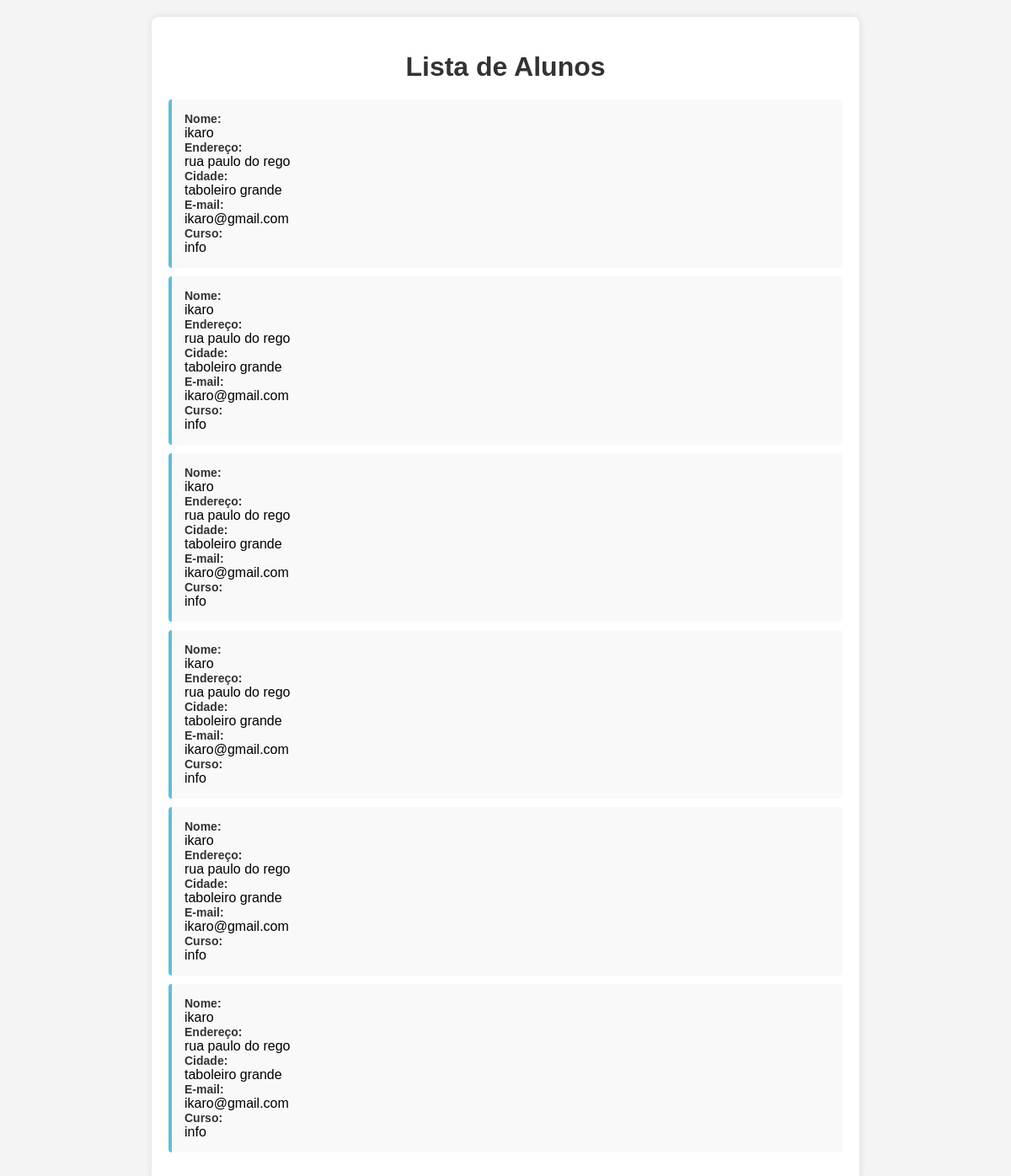
The app's page /alunos/listar/ with its own data.
### alunos/models.py (models this page shows, shortened)
class Aluno(models.Model):
    nome = models.CharField(max_length=100)
    endereco = models.CharField(max_length=200)
    cidade = models.CharField(max_length=100)
    email = models.EmailField()
    curso = models.CharField(max_length=100)

### alunos/views.py (the view)
# urls.py: path('listar/', views.listar_alunos, name='listar_alunos'),
def listar_alunos(request):
    alunos = Aluno.objects.all()
    return render(request, 'alunos/listar_alunos.html', {'alunos': alunos})

### alunos/templates/alunos/listar_alunos.html (shortened to what this page needs)
<!DOCTYPE html>
<html>
<head>
</head>
<body>
    <div class="container">
        <h1>Lista de Alunos</h1>
        <ul>
            {% for aluno in alunos %}
            <li>
                <span class="label">Nome:</span> {{ aluno.nome }}
                <span class="label">Endereço:</span> {{ aluno.endereco }}
                <span class="label">Cidade:</span> {{ aluno.cidade }}
                <span class="label">E-mail:</span> {{ aluno.email }}
                <span class="label">Curso:</span> {{ aluno.curso }}
            </li>
            {% endfor %}
        </ul>
    </div>
</body>
</html>

### alunos/templates/alunos/listar_alunos.html (style rules this page uses)
body { font-family: Arial, sans-serif; background-color: #f4f4f4; margin: 0; padding: 20px; }
.container { max-width: 800px; margin: 0 auto; background-color: #fff; padding: 20px; border-radius: 8px; box-shadow: 0 0 10px rgba(0, 0, 0, 0.1); }
h1 { text-align: center; color: #333; margin-bottom: 20px; }
ul { list-style-type: none; padding: 0; }
li { background-color: #f9f9f9; margin-bottom: 10px; padding: 15px; border-left: 4px solid #5bc0de; border-radius: 4px; transition: background-color 0.3s ease; }
li span { display: block; font-size: 14px; color: #555; }
li span.label { font-weight: bold; color: #333; }

### records on screen
Aluno: nome "ikaro", endereco "rua paulo do rego", cidade "taboleiro grande", email "ikaro@gmail.com", curso "info"
Aluno: nome "ikaro", endereco "rua paulo do rego", cidade "taboleiro grande", email "ikaro@gmail.com", curso "info"
Aluno: nome "ikaro", endereco "rua paulo do rego", cidade "taboleiro grande", email "ikaro@gmail.com", curso "info"
Aluno: nome "ikaro", endereco "rua paulo do rego", cidade "taboleiro grande", email "ikaro@gmail.com", curso "info"
Aluno: nome "ikaro", endereco "rua paulo do rego", cidade "taboleiro grande", email "ikaro@gmail.com", curso "info"
Aluno: nome "ikaro", endereco "rua paulo do rego", cidade "taboleiro grande", email "ikaro@gmail.com", curso "info"
